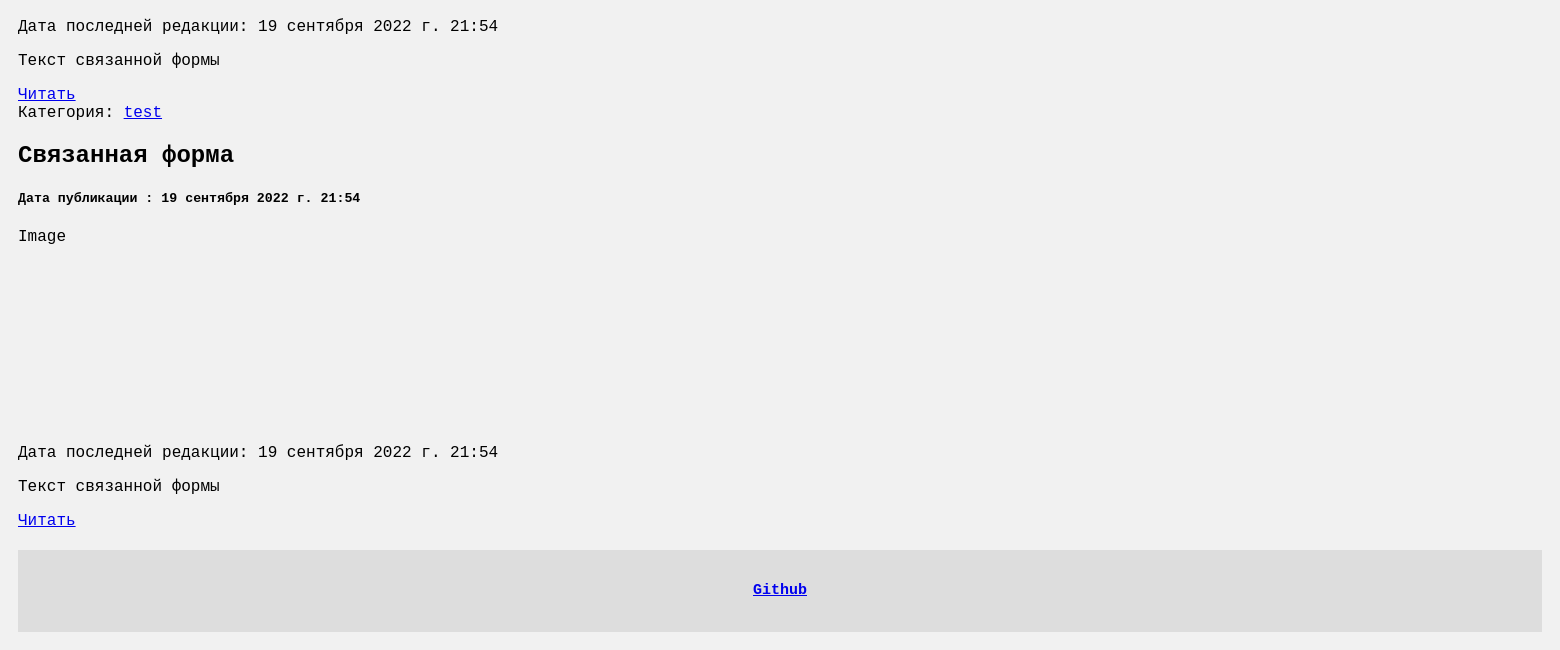
Before: / (lower part) with the older database file.
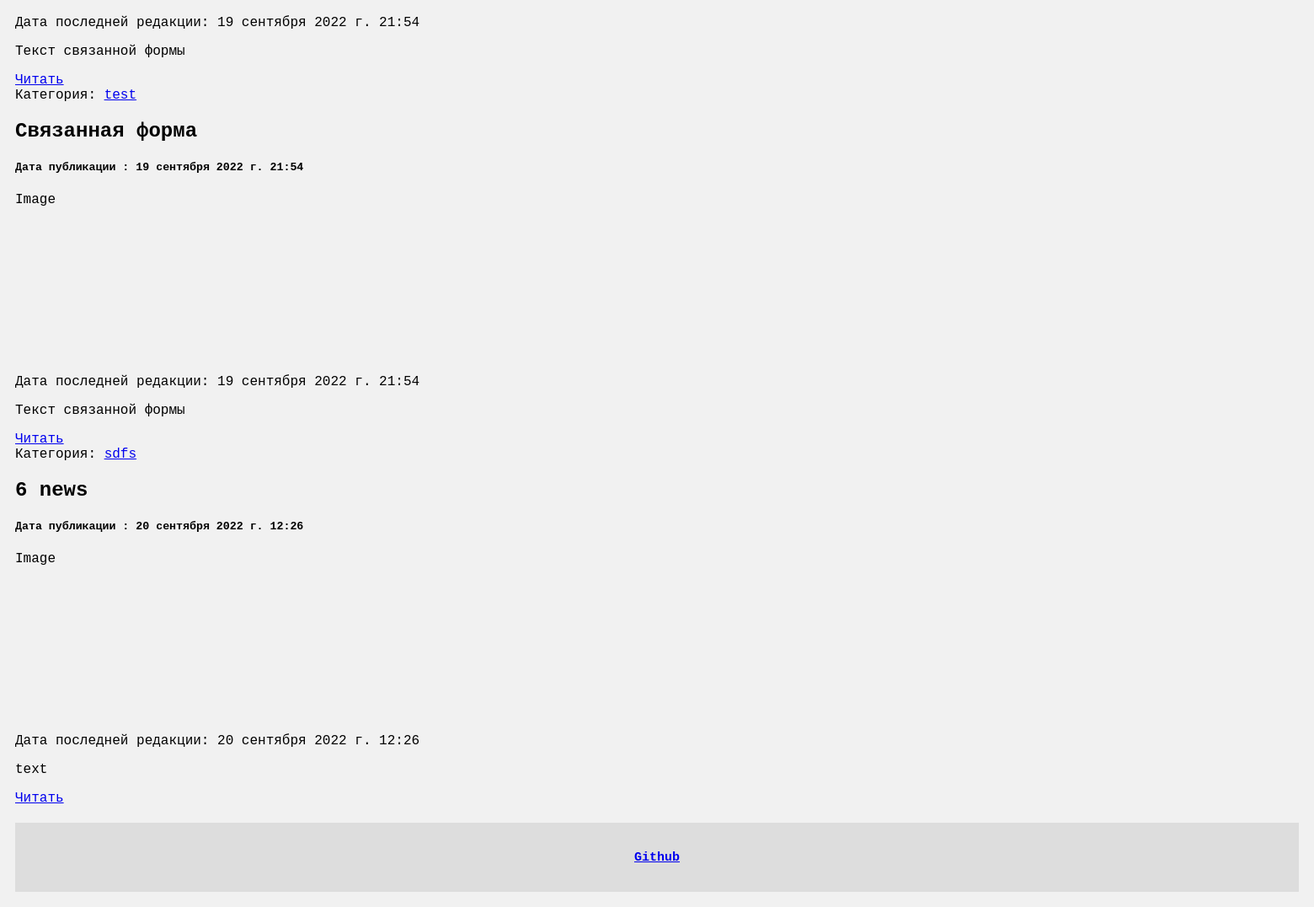
After: the same page with the newer database file.
### articles/models.py (models this page shows, shortened)
class Article(models.Model):
    article_title = models.CharField(verbose_name='Название статьи', max_length=200)
    article_text = models.TextField( blank=True, verbose_name='Текст статьи')
    pub_date = models.DateTimeField(auto_now_add=True, verbose_name='Дата публикации')
    redact_date = models.DateTimeField(auto_now=True, verbose_name="Отредактировано")
    photo = models.ImageField(upload_to='photo/%Y/%m/%d/', verbose_name="Фото", blank=True)
    is_published = models.BooleanField(default=True, verbose_name="Опубликовано")
    category = models.ForeignKey("Category", on_delete=models.PROTECT, null=True, verbose_name="Категории")
    class Meta:
        verbose_name = 'Статья'
        verbose_name_plural = "Статьи"

class Category(models.Model):
    title = models.CharField(max_length=70, db_index=True, verbose_name='Наименование категории')
    def __str__(self):
        return self.title
    class Meta:
        verbose_name = 'Категория'
        verbose_name_plural = 'Категории'
        ordering = ['title']

### articles/views.py (the view)
# urls.py: path('', HomeArticle.as_view(), name='index'),
class HomeArticle(ListView):
    model = Article
    template_name = 'articles/home_article_list.html'
    context_object_name = 'articles'
    def get_context_data(self, *, object_list=None, **kwargs):
        context = super().get_context_data(**kwargs)
        context['title'] = 'Главная страница'
        return context
    def get_queryset(self):
        return Article.objects.filter(is_published=True)

### articles/templatetags/article_tags.py (called while the page is built)
@register.simple_tag(name='get_list_categories')
def get_list_categories():
    return Category.objects.all()

### articles/templates/articles/home_article_list.html (shortened to what this page needs)
{% extends 'base.html' %}
{% block content%}
{%for article in articles%}
<div class="card">
    <div class="card-title">Категория: <a href=" {{article.get_absolut_url}}">{{article.category}}</a></div>
    <h2>{{article.article_title}}</h2>
    <h5>Дата публикации : {{article.pub_date}}</h5>
    {% if article.photo %}
    <img src="{{ article.photo.url }}" alt="">
    {% else %}
    <div class="fake-img" style="height:200px;"> Image</div>
    {% endif %}
    <p>Дата последней редакции: {{article.redact_date}}</p>
    <p>{{article.article_text|linebreaks|truncatewords:50}}</p>
    <a href="{% url 'article' article.id %}" class="btn btn-primary" align="centre">Читать</a>
</div>
{% endfor %}
{% endblock %}

Changed rows visible on the page:
added Article: category "sdfs", article_title "6 news", pub_date "20 сентября 2022 г. 12:26", photo "Image", redact_date "20 сентября 2022 г. 12:26", article_text "text"
